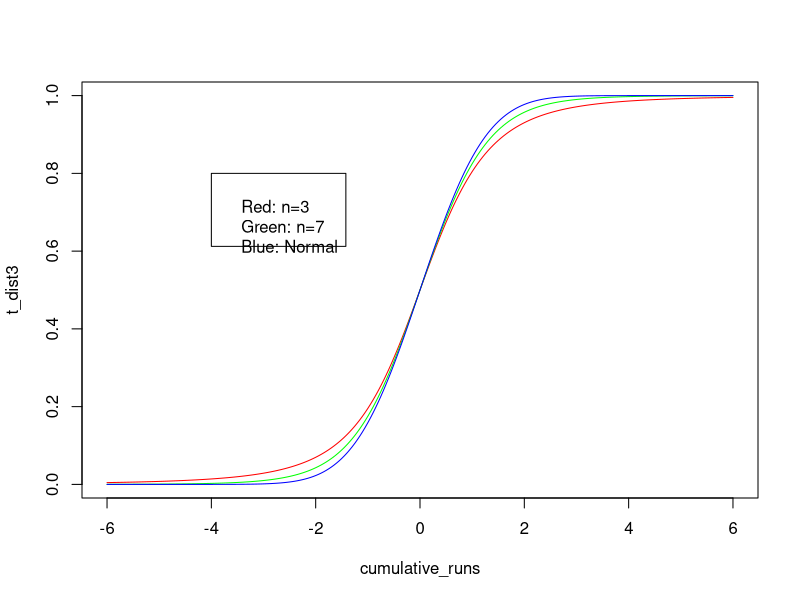

Recreate this plot in R.
# Compare the t-distribution and the standard normal distribution.
cumulative_runs <- seq(-6, 6, 0.05)
t_dist3 <- pt(cumulative_runs, df = 3)
t_dist7 <- pt(cumulative_runs, df = 7)
ndist <- pnorm(cumulative_runs, mean = 0, sd = 1)
p1 <- plot(cumulative_runs, t_dist3, type = "l", col = "red")
lines(cumulative_runs, t_dist7, type = "l", col = "green")
lines(cumulative_runs, ndist, type = "l", col = "blue")
legend(-4, 0.8, legend = "Red: n=3\nGreen: n=7\nBlue: Normal")
